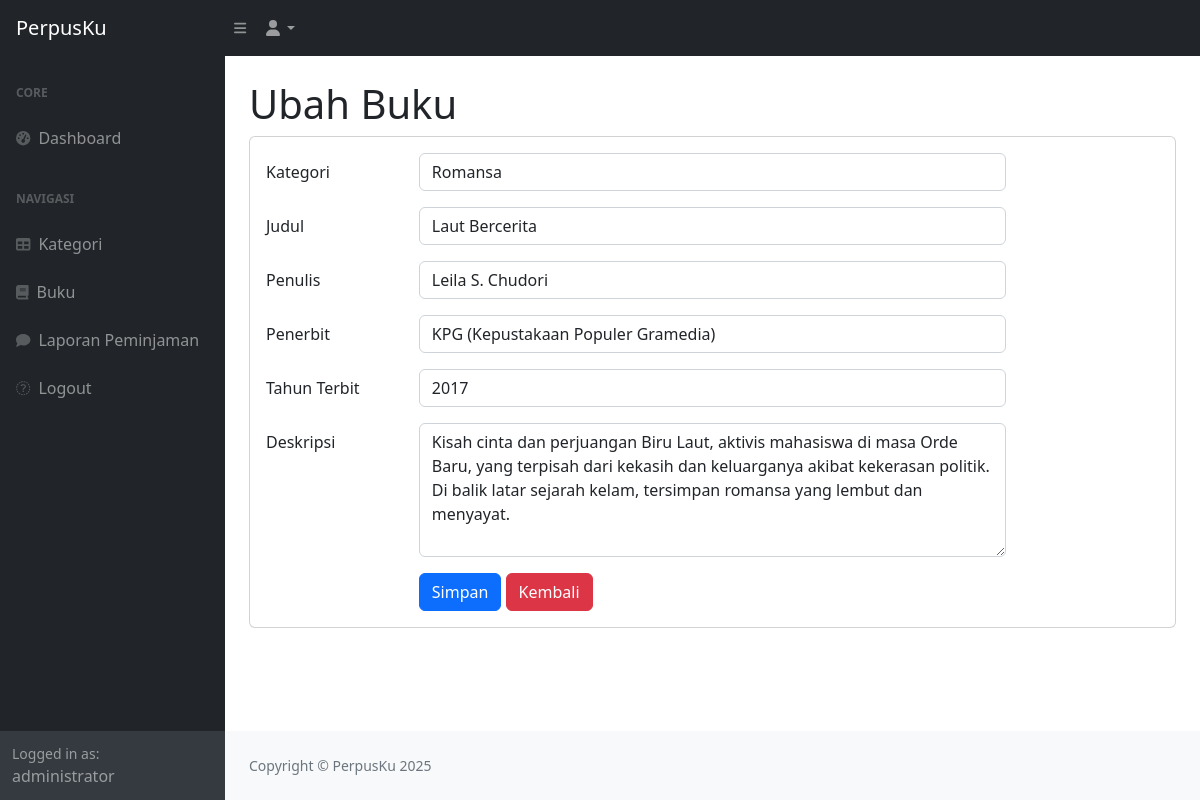
The page /index.php?page=buku_ubah&id=3 (signed in) on the database its author committed.
### tables this page shows
CREATE TABLE `buku` (
  `id_buku` int(11) NOT NULL,
  `id_kategori` int(11) DEFAULT NULL,
  `judul` varchar(255) DEFAULT NULL,
  `penulis` varchar(255) DEFAULT NULL,
  `penerbit` varchar(255) DEFAULT NULL,
  `tahun_terbit` varchar(255) DEFAULT NULL,
  `deskripsi` text DEFAULT NULL
);

### buku_ubah.php (the view, shortened to what this page needs)
<h1 class="mt-4">
    <?php echo isset($_GET['id']) ? 'Ubah Buku' : 'Tambah Buku'; ?>
</h1>
<div class="card">
    <div class="card-body">
        <form method="post">
            <?php
            $id = isset($_GET['id']) ? $_GET['id'] : '';
            if ($id != '') {
                $query = mysqli_query($koneksi, "SELECT * FROM buku WHERE id_buku = '$id'");
                $data = mysqli_fetch_array($query);
            }
            ?>
            <div class="row mb-3">
                <label class="col-md-2 col-form-label">Kategori</label>
                <div class="col-md-8">
                    <select name="id_kategori" class="form-control" required>
                        <?php
                        $kat = mysqli_query($koneksi, "SELECT * FROM kategori");
                        while ($kategori = mysqli_fetch_array($kat)) {
                            $selected = ($kategori['id_kategori'] == $data['id_kategori']) ? 'selected' : '';
                            echo "<option value='{$kategori['id_kategori']}' $selected>{$kategori['kategori']}</option>";
                        }
                        ?>
                    </select>
                </div>
            </div>
            <div class="row mb-3">
                <label class="col-md-2 col-form-label">Judul</label>
                <div class="col-md-8">
                    <input type="text" value="<?php echo $data['judul']; ?>" class="form-control" name="judul" required>
                </div>
            </div>
            <div class="row mb-3">
                <label class="col-md-2 col-form-label">Penulis</label>
                <div class="col-md-8">
                    <input type="text" value="<?php echo $data['penulis']; ?>" class="form-control" name="penulis" required>
                </div>
            </div>
            <div class="row mb-3">
                <label class="col-md-2 col-form-label">Penerbit</label>
                <div class="col-md-8">
                    <input type="text" value="<?php echo $data['penerbit']; ?>" class="form-control" name="penerbit" required>
                </div>
            </div>
            <div class="row mb-3">
                <label class="col-md-2 col-form-label">Tahun Terbit</label>
                <div class="col-md-8">
                    <input type="number" value="<?php echo $data['tahun_terbit']; ?>" class="form-control" name="tahun_terbit" required>
                </div>
            </div>
            <div class="row mb-3">
                <label class="col-md-2 col-form-label">Deskripsi</label>
                <div class="col-md-8">
                    <textarea name="deskripsi" rows="5" class="form-control"><?php echo $data['deskripsi']; ?></textarea>
                </div>
            </div>
            <div class="row">
                <div class="col-md-2"></div>
                <div class="col-md-8">
                    <button type="submit" class="btn btn-primary" name="submit">Simpan</button>
                    <a href="?page=buku" class="btn btn-danger">Kembali</a>
                </div>
            </div>
        </form>
    </div>
</div>

### rows shown on the page
buku: judul "Laut Bercerita", penulis "Leila S. Chudori", penerbit "KPG (Kepustakaan Populer Gramedia)", tahun_terbit "2017", deskripsi "Kisah cinta dan perjuangan Biru Laut, aktivis mahasiswa di masa Orde Baru, yang terpisah dari kekasih dan keluarganya akibat kekerasan politik. Di balik latar sejarah kelam, tersimpan romansa yang lembut dan menyayat."

### other values the page prints
$_SESSION['user']['nama'] "administrator"
form field id_kategori "Romansa"
